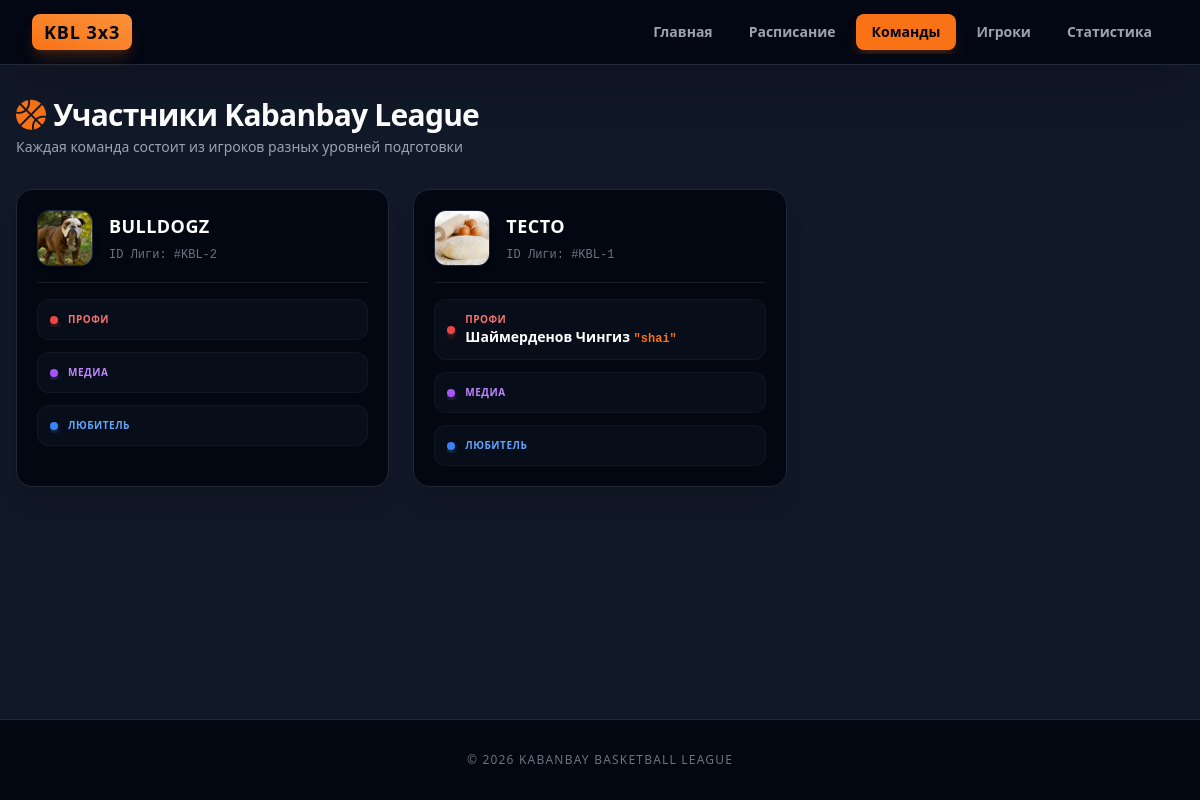
Screenshot of /teams/ with the database file from the repository.
### tournament/models.py (models this page shows, shortened)
class Team(models.Model):
    name = models.CharField(max_length=100, unique=True, verbose_name="Название команды")
    logo = models.ImageField(upload_to='teams/', blank=True, null=True, verbose_name="Логотип команды")
    class Meta:
        verbose_name = "Команда"
        verbose_name_plural = "Команды"
        ordering = ['name']

class Player(models.Model):
    PLAYER_CATEGORIES = [
        ('PRO', 'Профи'),
        ('MEDIA', 'Медиа'),
        ('AMATEUR', 'Любитель'),
    ]
    name = models.CharField(max_length=100, verbose_name="Имя игрока")
    nickname = models.CharField(max_length=50, blank=True, null=True, verbose_name="Никнейм (Игровое имя)")
    team = models.ForeignKey(Team, on_delete=models.CASCADE, related_name='players', verbose_name="Команда")
    avatar = models.ImageField(upload_to='players/', blank=True, null=True, verbose_name="Аватар игрока")
    category = models.CharField(max_length=10, choices=PLAYER_CATEGORIES, default='AMATEUR', verbose_name="Категория игрока")
    age = models.PositiveIntegerField(blank=True, null=True, verbose_name="Возраст")
    height = models.PositiveIntegerField(blank=True, null=True, verbose_name="Рост (см)")
    weight = models.PositiveIntegerField(blank=True, null=True, verbose_name="Вес (кг)")
    position = models.CharField(max_length=100, blank=True, null=True, default="Атакующий защитник", verbose_name="Позиция")
    leading_hand = models.CharField(
        max_length=20,
        choices=[('Правая', 'Правая'), ('Левая', 'Левая')],
        default='Правая',
        verbose_name="Ведущая рука"
    )
    class Meta:
        verbose_name = "Игрок"
        verbose_name_plural = "Игроки"
        ordering = ['name']
    class Meta:
        verbose_name = "Игрок"
        verbose_name_plural = "Игроки"
        ordering = ['name']

### tournament/views.py (the view)
# urls.py: path('teams/', views.teams_list_view, name='teams'),
def teams_list_view(request):
    teams = Team.objects.prefetch_related('players').all()
    context = {
        'teams': teams,
        'current_page': 'teams',
    }
    return render(request, 'tournament/teams.html', context)

### tournament/templates/tournament/teams.html (shortened to what this page needs)
{% extends 'tournament/base.html' %}
{% load static %}
{% block content %}
<div class="mb-8 text-center sm:text-left">
    <h1 class="text-2xl sm:text-3xl font-extrabold text-white tracking-tight flex items-center justify-center sm:justify-start gap-2">
        <i class="fa-solid fa-basketball text-orange-500"></i> Участники Kabanbay League
    </h1>
    <p class="text-xs sm:text-sm text-gray-400 mt-1">Каждая команда состоит из игроков разных уровней подготовки</p>
</div>
<div class="grid grid-cols-1 md:grid-cols-2 lg:grid-cols-3 gap-6">
    {% for team in teams %}
    <div class="bg-gray-950 border border-gray-800 rounded-2xl p-5 shadow-xl flex flex-col justify-between hover:border-orange-500/30 hover:scale-[1.01] transition duration-200">
        <div class="flex items-center gap-4 border-b border-gray-800/60 pb-4 mb-4">
            {% if team.logo %}
                <img src="{{ team.logo.url }}" class="w-14 h-14 rounded-xl object-cover bg-gray-900 border border-gray-800 shadow-md">
            {% else %}
                <div class="w-14 h-14 rounded-xl bg-orange-500/10 flex items-center justify-center border border-orange-500/20 shadow-inner">
                    <i class="fa-solid fa-users text-orange-500 text-xl"></i>
                </div>
            {% endif %}
            <div>
                <h3 class="text-lg font-black text-white tracking-wide uppercase">{{ team.name }}</h3>
                <span class="text-xs text-gray-500 font-mono">ID Лиги: #KBL-{{ team.id }}</span>
            </div>
        </div>
        <div class="space-y-3 flex-grow">
            <div class="bg-gray-900/40 border border-gray-800/40 rounded-xl p-3 flex items-center justify-between">
                <div class="flex items-center gap-2.5 truncate w-full">
                    <span class="w-2 h-2 rounded-full bg-red-500 shadow-md shadow-red-500/50 flex-shrink-0"></span>
                    <div class="truncate w-full">
                        <span class="text-[10px] text-red-400 font-black uppercase block tracking-wider">Профи</span>
                        <span class="text-sm font-bold text-gray-200 truncate block">
                            {% for player in team.players.all %}
                                {% if player.category|upper == 'PRO' %}
                                    <a href="{% url 'player_detail' player.id %}" class="text-white hover:text-orange-500 hover:underline transition duration-150">
                                        {{ player.name }}
                                    </a>
                                    {% if player.nickname %} <span class="text-xs text-orange-500 font-mono">"{{ player.nickname }}"</span>{% endif %}
                                {% endif %}
                            {% endfor %}
                        </span>
                    </div>
                </div>
            </div>
            <div class="bg-gray-900/40 border border-gray-800/40 rounded-xl p-3 flex items-center justify-between">
                <div class="flex items-center gap-2.5 truncate w-full">
                    <span class="w-2 h-2 rounded-full bg-purple-500 shadow-md shadow-purple-500/50 flex-shrink-0"></span>
                    <div class="truncate w-full">
                        <span class="text-[10px] text-purple-400 font-black uppercase block tracking-wider">Медиа</span>
                    </div>
                </div>
            </div>
            <div class="bg-gray-900/40 border border-gray-800/40 rounded-xl p-3 flex items-center justify-between">
                <div class="flex items-center gap-2.5 truncate w-full">
                    <span class="w-2 h-2 rounded-full bg-blue-500 shadow-md shadow-blue-500/50 flex-shrink-0"></span>
                    <div class="truncate w-full">
                        <span class="text-[10px] text-blue-400 font-black uppercase block tracking-wider">Любитель</span>
                    </div>
                </div>
            </div>
        </div>
    </div>
    {% empty %}
    <div class="col-span-full text-center py-12 bg-gray-950 rounded-2xl border border-gray-800 text-gray-500 italic">
        Команды еще не добавлены в админ-панель.
    </div>
    {% endfor %}
</div>
{% endblock %}

### tournament/templates/tournament/base.html (shortened to what this page needs)
<!DOCTYPE html>
<html lang="ru">
<head>
    <script src="https://cdn.tailwindcss.com"></script>
    <link rel="stylesheet" href="https://cdnjs.cloudflare.com/ajax/libs/font-awesome/6.4.0/css/all.min.css">
</head>
<body class="bg-gray-900 text-gray-100 font-sans antialiased min-h-screen flex flex-col">
    <nav class="bg-gray-950 border-b border-gray-800 sticky top-0 z-50 shadow-2xl backdrop-blur-md bg-opacity-95">
        <div class="max-w-7xl mx-auto px-4 sm:px-6 lg:px-8">
            <div class="flex items-center justify-between h-16">
                <a href="{% url 'index' %}" class="flex items-center gap-3 hover:opacity-90 transition group">
                    <div class="bg-gradient-to-tr from-orange-500 to-orange-400 text-gray-950 font-black px-3 py-1 rounded-lg text-lg tracking-wider shadow-lg shadow-orange-500/20">
                        KBL 3x3
                    </div>
                </a>
                <div class="flex overflow-x-auto gap-1 py-1 no-scrollbar text-sm font-semibold">
                    <a href="{% url 'index' %}" data-url="{% url 'index' %}" class="nav-link px-4 py-2 rounded-lg text-gray-400 hover:text-white transition whitespace-nowrap">Главная</a>
                    <a href="{% url 'matches' %}" data-url="{% url 'matches' %}" class="nav-link px-4 py-2 rounded-lg text-gray-400 hover:text-white transition whitespace-nowrap">Расписание</a>
                    <a href="{% url 'teams' %}" data-url="{% url 'teams' %}" class="nav-link px-4 py-2 rounded-lg text-gray-400 hover:text-white transition whitespace-nowrap">Команды</a>
                    <a href="{% url 'players_list' %}" data-url="{% url 'players_list' %}" class="nav-link px-4 py-2 rounded-lg text-gray-400 hover:text-white transition whitespace-nowrap">Игроки</a>
                    <a href="{% url 'stats' %}" data-url="{% url 'stats' %}" class="nav-link px-4 py-2 rounded-lg text-gray-400 hover:text-white transition whitespace-nowrap">Статистика</a>
                </div>
            </div>
        </div>
    </nav>
    <main class="flex-grow max-w-7xl w-full mx-auto px-4 py-8">
        {% block content %}{% endblock %}
    </main>
    <footer class="bg-gray-950 border-t border-gray-800 py-8 text-center mt-auto">
        <p class="text-xs text-gray-500 uppercase tracking-widest">© 2026 Kabanbay Basketball League</p>
    </footer>
</body>
</html>

### tournament/templates/tournament/base.html (style rules this page uses)
.no-scrollbar { -ms-overflow-style: none; scrollbar-width: none; }

### rows the page displays
Team: logo (picture), name "BULLDOGZ", id "2"
Team: logo (picture), name "ТЕСТО", id "1"
Player: name "Шаймерденов Чингиз", nickname "shai"
